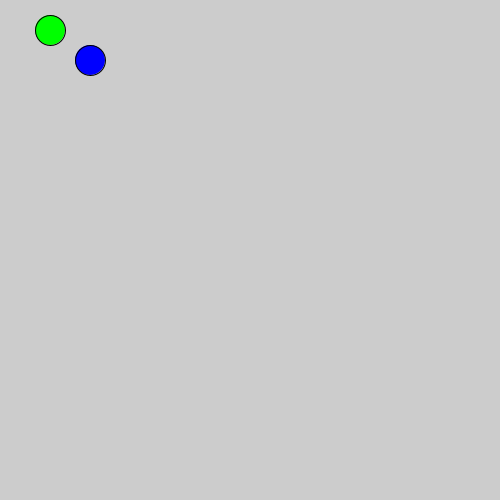
Frame 1 (no input)
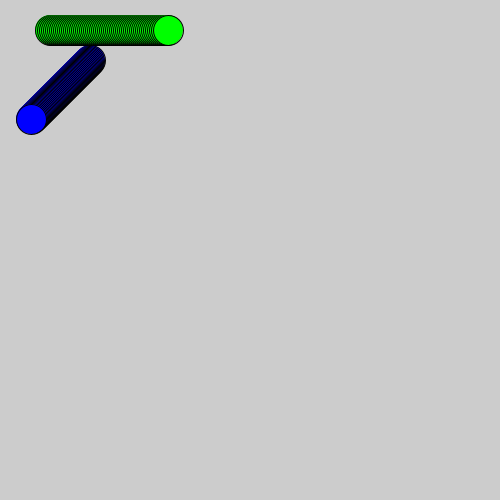
Frame 60 (the mouse pressed at the canvas centre just before this capture)
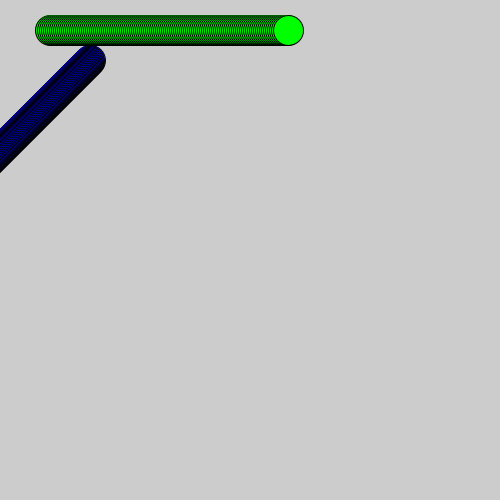
Frame 120 (the mouse held since frame 60 and released just before this capture)

The Processing sketch that drew these frames (run headless with seeded random() and noise(); from frame 60 on, the mouse is pressed at the canvas centre):

// Processing sketch: BallClass
// ── BallClass.pde
class Ball{
  int x,y;
  int speedX, speedY;   //ball members
  color colour;
  
  Ball(int x, int y, int speedHoriz, int speedY, color col ) //constructor
  {
   this.x = x;
   this.y =y;
   speedX = speedHoriz;
   this.speedY = speedY;
   colour = col;
  }
  void move()
  {
    x=x+speedX;
    y =y+speedY; 
  }
  
  void render()
  {
     fill(colour);
     ellipse(x,y,30,30);
  }
}


Ball ball1, ball2; //global variables of type class Ball

void setup()
{
 ball1 = new Ball(50,30,2,0,color(0,255,0)); //call constructors
 ball2 = new Ball(90,60,-1,1, color(0,0,255)); 
 size(500,500);
}

void draw()
{
  ball1.render();
  ball1.move();
  ball2.render();
  ball2.move();
}
